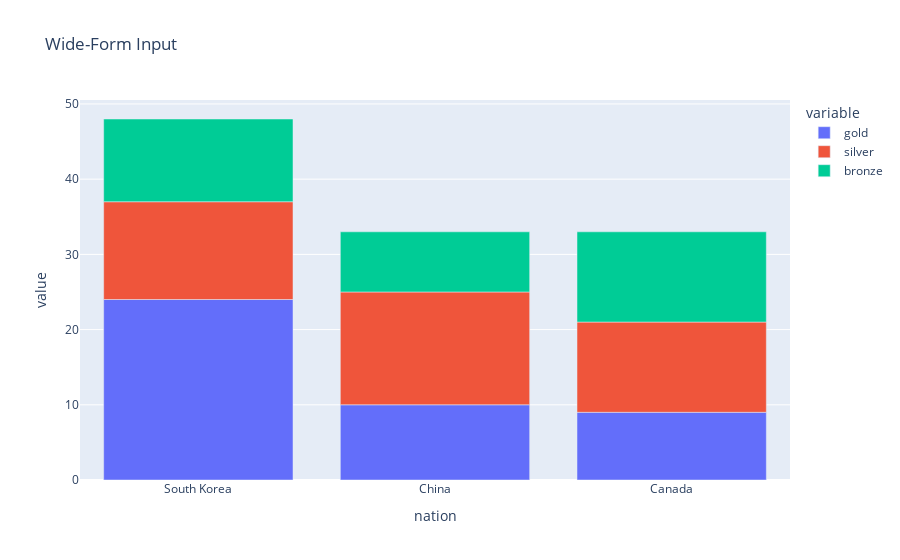

Notebook cell for this chart:
### Code cell
import plotly.express as px

wide_df = px.data.medals_wide()

fig = px.bar(wide_df, x="nation", y=["gold", "silver", "bronze"], title="Wide-Form Input")
fig.show()

### Figure 1 — Plotly figure (JSON) as saved in the notebook; plotly's stock layout.template omitted (floating-point values rounded to 4 significant figures)
{"data": [{"alignmentgroup": "True", "hovertemplate": "variable=gold<br>nation=%{x}<br>value=%{y}<extra></extra>", "legendgroup": "gold", "marker": {"color": "#636efa", "pattern": {"shape": ""}}, "name": "gold", "offsetgroup": "gold", "orientation": "v", "showlegend": true, "textposition": "auto", "type": "bar", "x": ["South Korea", "China", "Canada"], "xaxis": "x", "y": [24, 10, 9], "yaxis": "y"}, {"alignmentgroup": "True", "hovertemplate": "variable=silver<br>nation=%{x}<br>value=%{y}<extra></extra>", "legendgroup": "silver", "marker": {"color": "#EF553B", "pattern": {"shape": ""}}, "name": "silver", "offsetgroup": "silver", "orientation": "v", "showlegend": true, "textposition": "auto", "type": "bar", "x": ["South Korea", "China", "Canada"], "xaxis": "x", "y": [13, 15, 12], "yaxis": "y"}, {"alignmentgroup": "True", "hovertemplate": "variable=bronze<br>nation=%{x}<br>value=%{y}<extra></extra>", "legendgroup": "bronze", "marker": {"color": "#00cc96", "pattern": {"shape": ""}}, "name": "bronze", "offsetgroup": "bronze", "orientation": "v", "showlegend": true, "textposition": "auto", "type": "bar", "x": ["South Korea", "China", "Canada"], "xaxis": "x", "y": [11, 8, 12], "yaxis": "y"}], "layout": {"barmode": "relative", "legend": {"title": {"text": "variable"}, "tracegroupgap": 0}, "title": {"text": "Wide-Form Input"}, "xaxis": {"anchor": "y", "domain": [0, 1], "title": {"text": "nation"}}, "yaxis": {"anchor": "x", "domain": [0, 1], "title": {"text": "value"}}}}
